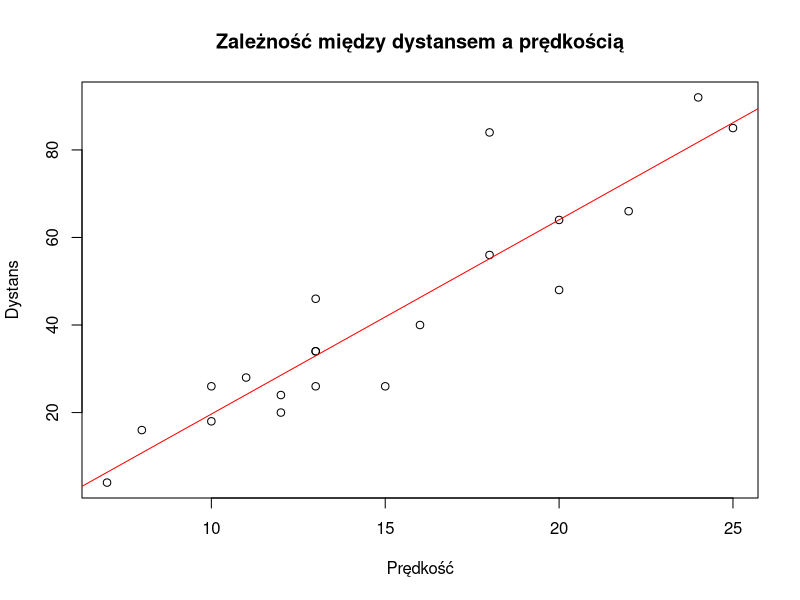

This chart was generated by the following R code:
## ---- chunk 1
car_sub <- cars[sample(1:50,20),]
## ---- chunk 2
speed <- car_sub[,1]
distance <- car_sub[,2]
## ---- chunk 3
m2l <- function(matr) {
    printmrow <- function(X) {
        ret <- paste(paste(X,collapse = " & "),"\\\\")
        sprintf(ret)
    }
    out <- apply(matr,1,printmrow)
    out2 <- paste("\\begin{bmatrix}",paste(out,collapse=' '),"\\end{bmatrix}")
    return(out2)
}

macierz1=matrix(speed,20,2)
macierz1[1:20,1]=1
X<-macierz1

Y<-matrix(distance)
## ---- chunk 4
model <- lm(distance~speed)

plot(speed,distance,
     xlab = "Prędkość",
     ylab = "Dystans",
     main = "Zależność między dystansem a prędkością")
abline(model, col = "red")
